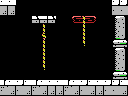

This is a level from a 2D game, rendered from its Tiled map with the project's own tilesets. A one-line summary and the complete map file follow:
An orthogonal 16x12 tile map with 8x8 px tiles, 1 tile layer (Tile Layer 1) and 9 objects (2x breakable-right, 2x door-right, item, big-item, breakable-down, ...).

<map version="1.0" orientation="orthogonal" renderorder="right-down" width="16" height="12" tilewidth="8" tileheight="8" nextobjectid="12">
 <properties>
  <property name="up" value="hole" />
 </properties>
 <tileset firstgid="1" name="tiles" tilewidth="8" tileheight="8" tilecount="256" columns="16">
  <image source="tiles.png" width="128" height="128" />
 </tileset>
 <layer name="Tile Layer 1" width="16" height="12">
  <data encoding="csv">
156,156,1,1,1,1,1,1,1,1,1,1,1,1,247,247,
152,152,1,1,1,1,1,1,1,1,1,1,1,1,153,153,
1,1,1,1,143,254,143,1,1,140,136,139,1,1,196,197,
1,1,1,1,1,135,1,1,1,1,135,1,1,1,212,213,
1,1,1,1,1,132,1,1,1,1,135,1,1,1,228,229,
1,1,1,1,1,135,1,1,1,1,256,1,1,1,244,245,
1,1,1,1,1,135,1,1,1,1,1,1,1,1,196,197,
1,1,1,1,1,135,1,1,1,1,1,1,1,1,212,213,
1,1,1,1,1,256,1,1,1,1,1,1,1,1,228,229,
1,1,1,1,1,1,1,1,1,1,1,1,1,1,244,245,
151,156,247,156,151,156,156,156,151,156,247,156,156,247,247,156,
153,152,153,152,153,152,152,152,153,152,153,152,152,153,153,152
</data>
 </layer>
 <objectgroup name="objects">
  <object id="1" type="item" x="96" y="64" width="16" height="16" />
  <object id="2" type="big-item" x="48" y="56" width="32" height="24" />
  <object id="3" type="breakable-right" x="112" y="16" width="16" height="32" />
  <object id="4" type="breakable-right" x="112" y="48" width="16" height="32" />
  <object id="5" type="breakable-down" x="48" y="80" width="32" height="16" />
  <object id="7" type="door-right" x="112" y="16" width="16" height="24" />
  <object id="8" type="door-right" x="112" y="48" width="16" height="24" />
  <object id="9" type="door-down" x="48" y="80" width="32" height="16" />
  <object id="11" type="4x4-item" x="48" y="48" width="32" height="32" />
 </objectgroup>
</map>
